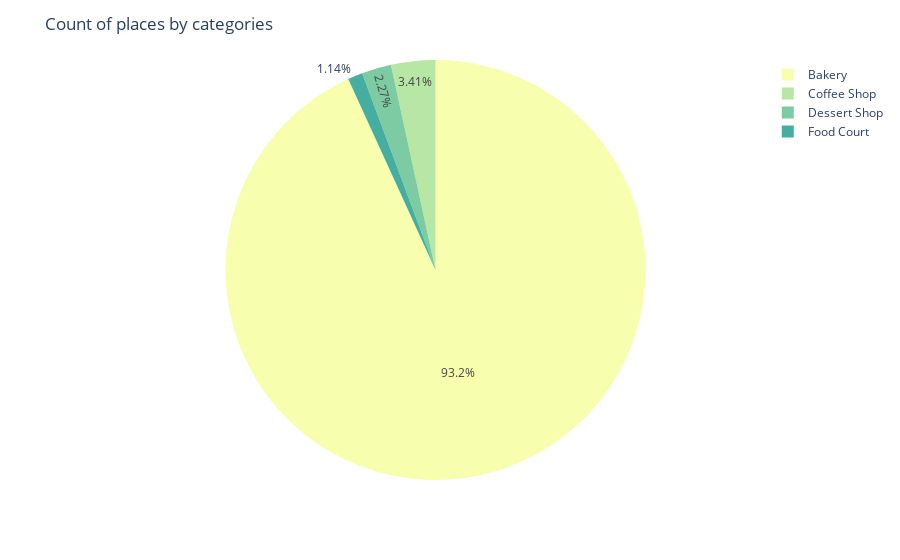

Source (notebook cell):
### Markdown cell above
Let's first look how many bakeries we have from each district and how many types of bakeries we have from each categories.

### Code cell
categories_labels = bakery_full_df['categories'].value_counts().index
categories_values = bakery_full_df['categories'].value_counts().values

fig = px.pie(bakery_full_df, values=categories_values, names=categories_labels,
            color_discrete_sequence=px.colors.sequential.Bluyl)
fig.update_layout(
    title = 'Count of places by categories')
fig.show()

### Figure 1 — Plotly figure (JSON) as saved in the notebook; plotly's stock layout.template omitted (floating-point values rounded to 4 significant figures)
{"data": [{"domain": {"x": [0, 1], "y": [0, 1]}, "hovertemplate": "label=%{label}<br>value=%{value}<extra></extra>", "labels": ["Bakery", "Coffee Shop", "Dessert Shop", "Food Court"], "legendgroup": "", "name": "", "showlegend": true, "type": "pie", "values": [82, 3, 2, 1]}], "layout": {"legend": {"tracegroupgap": 0}, "margin": {"t": 60}, "piecolorway": ["rgb(247, 254, 174)", "rgb(183, 230, 165)", "rgb(124, 203, 162)", "rgb(70, 174, 160)", "rgb(8, 144, 153)", "rgb(0, 113, 139)", "rgb(4, 82, 117)"], "title": {"text": "Count of places by categories"}}}
